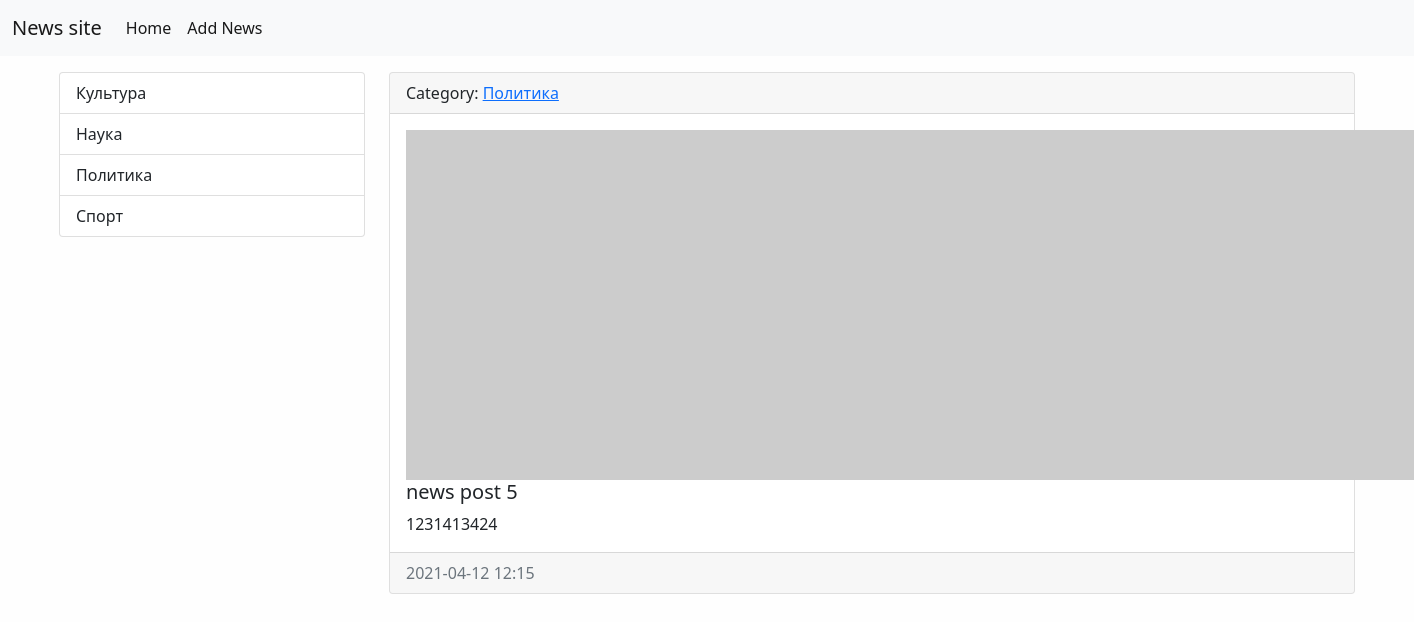
Screenshot of /news/18/ with the database file from the repository.
### news/models.py (models this page shows, shortened)
class Category(models.Model):
    title = models.CharField(max_length=150, db_index=True, verbose_name='Name category')
    def get_absolute_url(self):
        return reverse('category', kwargs={"category_id": self.pk})
    def __str__(self):
        return self.title
    class Meta:
        verbose_name = 'Category'
        verbose_name_plural = 'Categories'
        ordering = ['title']

class News(models.Model):
    title = models.CharField(max_length=150, verbose_name='Name')
    content = models.TextField(blank=True, verbose_name='Content')
    created_at = models.DateTimeField(auto_now_add=True, verbose_name='Data of publication')
    updated_at = models.DateTimeField(auto_now=True, verbose_name='Updated')
    photo = models.ImageField(upload_to='photos/%Y/%m/%d/', verbose_name='Photo', blank=True)
    is_published = models.BooleanField(default=True, verbose_name='Published')
    category = models.ForeignKey('Category', on_delete=models.PROTECT, verbose_name='Category')
    class Meta:
        verbose_name = 'News'
        verbose_name_plural = 'News'
        ordering = ['-created_at']

### news/views.py (the view)
# urls.py: path('news/<int:pk>/', ViewNews.as_view(), name='view_news'),
class ViewNews(DetailView):
    model = News  # Модель с которой мы работаем
    context_object_name = 'news_item'  # Переопределение переменной

### news/templatetags/news_tags.py (called while the page is built)
@register.inclusion_tag('news/list_categories.html')
def show_categories(arg1='Hello', arg2='world'):
    categories = Category.objects.all()
    return {"categories": categories, "arg1": arg1, "arg2": arg2}

### news/templates/news/news_detail.html (shortened to what this page needs)
{% extends 'base.html' %}
{% block sidebar %}
{% include 'inc/_sidebar.html' %}
{% endblock %}
{% block content %}
<div class="card mb-3">
    <div class="card-header">
        Category: <a href="{{ news_item.category.get_absolute_url }}">{{ news_item.category }}</a>
    </div>
    <div class="card-body">
        {% if item.photo %}
        <img src="{{ item.photo.url }}" alt="" width="350" class="float-left mr-3">
        {% else %}
        <img src="https://picsum.photos/id/1060/350/196/?blur=2" alt="" class="float-left mr-3">
        {% endif %}
        <h5 class="card-title ">{{ news_item.title }}</h5>
        <p class="card-text">{{ news_item.content }}</p>
    </div>
    <div class="card-footer text-muted">
        {{ news_item.created_at|date:"Y-m-d H:i" }}
    </div>
</div>
{% endblock %}

### news/templates/news/list_categories.html
<div class="list-group">
    {% for item in categories %}
    <a href="{{ item.get_absolute_url }}" class="list-group-item list-group-item-action">{{ item.title }}</a>
    {% endfor %}
</div>

### mysite/static/css/style.css (style rules this page uses)
body { background-color: #fefefe; }

### rows the page displays
Category: title "Культура"
Category: title "Наука"
Category: title "Политика"
Category: title "Спорт"
News: category "Политика", title "news post 5", content "1231413424", created_at "2021-04-12 12:15"
